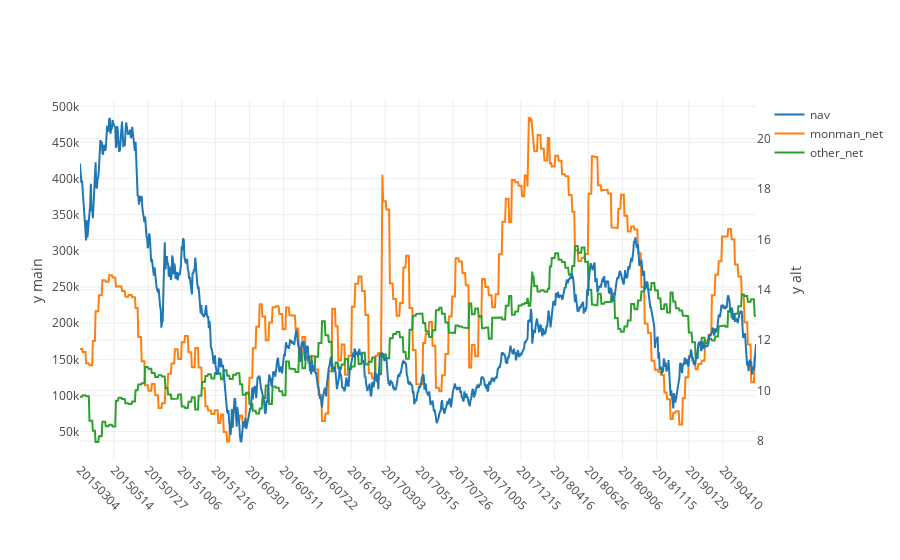

Write notebook code for a chart like this one.
### Code cell
f = ju.plotly_plot(ddd[['trade_date','nav','monman_net','other_net']],x_column='trade_date',bar_plot=False,yaxis2_cols=['nav'])
iplot(f)

### Figure 1 — Plotly figure (JSON) as saved in the notebook; plotly's stock layout.template omitted (floating-point values rounded to 4 significant figures; data arrays with more than 128 entries replaced by an {"elided": "..."} marker saying what was removed)
{"data": [{"name": "nav", "type": "scatter", "uid": "97a9547e-94f3-11e9-9038-8c859025e7f9", "x": {"elided": "1000 int values"}, "y": {"elided": "1000 float values"}, "yaxis": "y2"}, {"name": "monman_net", "type": "scatter", "uid": "97a9569a-94f3-11e9-a0aa-8c859025e7f9", "x": {"elided": "1000 int values"}, "y": {"elided": "1000 int values"}, "yaxis": "y"}, {"name": "other_net", "type": "scatter", "uid": "97a957ba-94f3-11e9-a012-8c859025e7f9", "x": {"elided": "1000 int values"}, "y": {"elided": "1000 int values"}, "yaxis": "y"}], "layout": {"margin": {"b": 100}, "xaxis": {"tickangle": 45, "ticktext": [20150304, 20150514, 20150727, 20151006, 20151216, 20160301, 20160511, 20160722, 20161003, 20170303, 20170515, 20170726, 20171005, 20171215, 20180416, 20180626, 20180906, 20181115, 20190129, 20190410], "tickvals": [20150304, 20150514, 20150727, 20151006, 20151216, 20160301, 20160511, 20160722, 20161003, 20170303, 20170515, 20170726, 20171005, 20171215, 20180416, 20180626, 20180906, 20181115, 20190129, 20190410], "type": "category"}, "yaxis": {"title": "y main"}, "yaxis2": {"overlaying": "y", "side": "right", "title": "y alt"}}}
